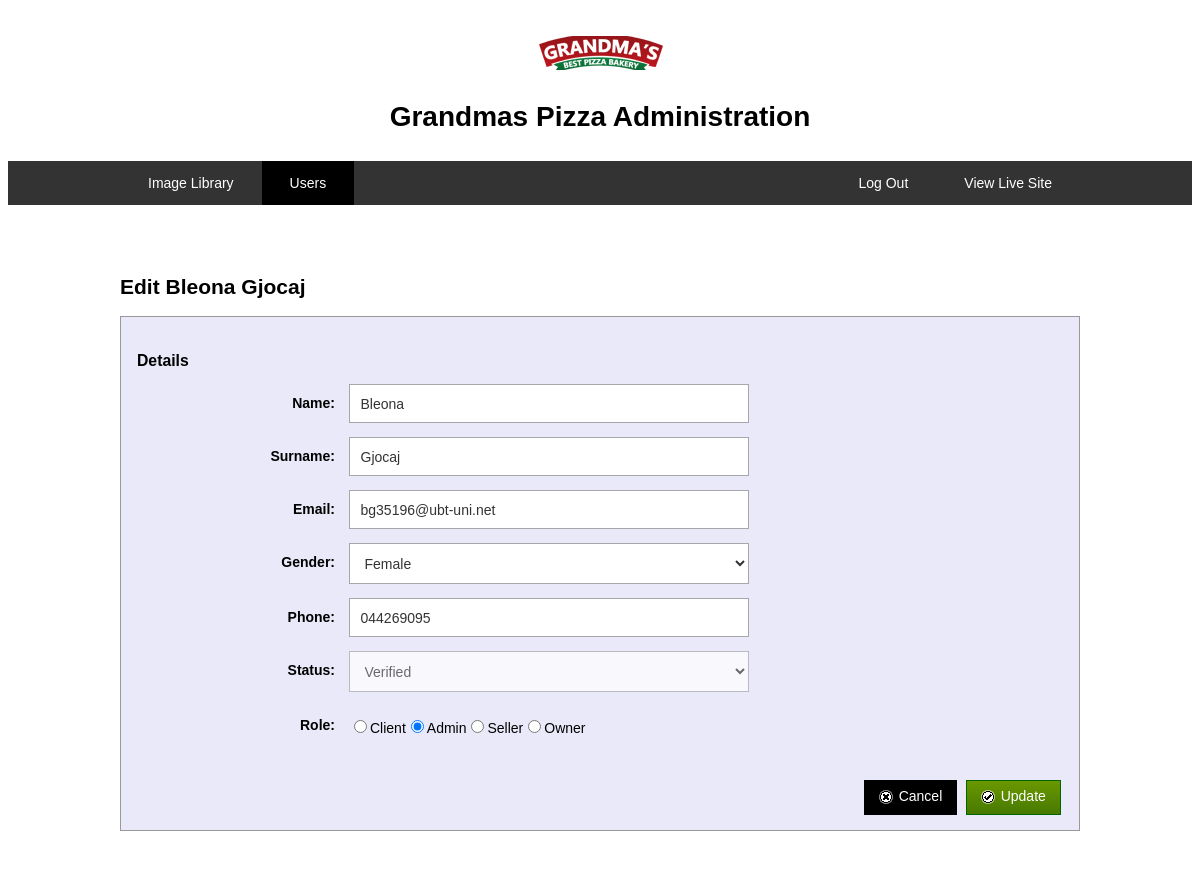
The app's page /admin/edit-user.php?userID=10 (signed in) with its own data.
### tables this page shows
CREATE TABLE `users` (
  `userID` int(11) NOT NULL,
  `userName` varchar(100) NOT NULL,
  `userSurname` varchar(100) NOT NULL,
  `userEmail` varchar(255) NOT NULL,
  `userPassword` varchar(255) NOT NULL,
  `userGender` char(1) NOT NULL,
  `userPhone` varchar(50) NOT NULL,
  `userStatus` int(11) NOT NULL,
  `tokenCode` varchar(100) NOT NULL,
  `userAdmin` int(11) NOT NULL,
  `joining_date` timestamp NOT NULL DEFAULT CURRENT_TIMESTAMP
);

### includes/class.user.php (called while the page is built, shortened)
<?php
class USER
{
  public function __construct()
  {
    $database = new Database();
  }
  public function is_logged_in()
  {
    if (isset($_SESSION['userSession'])) {
      return true;
    }
  }
}

### includes/session.php (called while the page is built, shortened)
<?php
include("dbconnect.php");
class Session
{
  function checkLogin()
  {
    if (isset($_SESSION['username'])) {
      return true;
    }
    else {
      return false;
    }
  }
  function getUser($userId)
  {
    global $database;
    $sql = "Select * from users WHERE userID = :userID";
    $stmt = $database->connection->prepare($sql);
    $stmt->bindParam('userID', $userId);
    $stmt->execute();
    $user = $stmt->fetch();
    return $user;
  }
}
$session = new Session();
?>

### includes/dbconnect.php (called while the page is built, shortened)
<?php
class MySQLDB
{
  function __construct()
  {
    try {
      $this->connection = new PDO('mysql:host=' . DB_SERVER . ';dbname=' . DB_NAME, DB_USER, DB_PASS);
    } catch (PDOException $e) {
      echo "Error connecting to database.";
    }
  }
}
?>

### admin/edit-user.php (the view, shortened to what this page needs)
<?php
include("../includes/session.php");
require_once '../includes/class.user.php';
$user_login = new USER();
?>
<!doctype html>
<html class="no-js" lang="">
<head>
  <link rel="stylesheet" type="text/css" href="ui/css/admin.css"/>
</head>
<body>
<?php
if ($user_login->is_logged_in())
{
$userId = $_SESSION['userSession'];
$user = $session->getUser($userId);
if ($user['userAdmin'] == 1 | $user['userAdmin'] == 3)
{
?>
<div id="header" class="page-header">
  <a href="frontPage.php" class="logo-home">
    <img id="logo" src="../ui/images/logo.png" alt="Grandmas Pizza"/>
  </a>
  <h1>Grandmas Pizza Administration</h1>
  <?php if ($user['userAdmin'] == 1) { ?>
    <div class="navbar">
      <ul class="nav">
        <li class="right"><a href="../" target="_blank">View Live Site</a></li>
        <li><a href="list-gallery-images.php">Image Library</a></li>
        <li class="active"><a href="list-users.php">Users</a></li>
        <li class="right"><a href="../includes/logout.php">Log Out</a></li>
      </ul>
    </div>
  <?php }
    ?>
</div>
<div class="page-body">
  <?php
  $userId = $_GET['userID'];
  $user = $session->getUser($userId);
  ?>
  <h2>Edit <?= $user['userName'] ?><?php echo '&nbsp'; ?><?= $user['userSurname'] ?></h2>
  <form class="admin-form" method="post">
    <fieldset>
      <legend>Details</legend>
      <ul>
        <li>
          <label for="name">Name:</label>
          <input type="text" id="name" name="name" value="<?= $user['userName'] ?>"/>
        </li>
        <li>
          <label for="surname">Surname:</label>
          <input type="text" id="surname" name="surname" value="<?= $user['userSurname'] ?>"/>
        </li>
        <li>
          <label for="email">Email:</label>
          <input type="text" id="email" name="email" value="<?= $user['userEmail'] ?>"/>
        </li>
        <li>
          <label for="gender">Gender:</label>
          <select name="gender" id="gender">
            <?php
            if ($user['userGender'] === 'M') {
              echo '<option value="M" selected="selected">Male</option>';
              echo '<option value="F">Female</option>';
            } else {
              echo '<option value="F" selected="selected">Female</option>';
            }
            ?>
          </select>
        </li>
        <li>
          <label for="phone">Phone:</label>
          <input type="text" id="phone" name="phone" value="<?= $user['userPhone'] ?>"/>
        </li>
        <li>
          <label for="status">Status:</label>
          <select name="status" id="status" disabled>
            <?php
            if ($user['userStatus'] == 0) {
              echo '<option value="0" selected="selected">Unverified</option>';
              echo '<option value="1" >Verified</option>';
            } else {
              echo '<option value="1" selected="selected" >Verified</option>';
            }
            ?>
          </select>
        </li>
        <li>
          <div class="checkbox">
            <label for="is-admin">Role:</label>
            <?php
            if ($user['userAdmin'] == 0) {
              echo '<input type="radio" name="role" value="Client" checked="checked"/> Client';
              echo '<input type="radio" name="role" value="Admin" />Admin';
              echo '<input type="radio" name="role" value="Seller"/>Seller';
              echo '<input type="radio" name="role" value="Owner"/>Owner';
            } elseif ($user['userAdmin'] == 1) {
              echo '<input type="radio" name="role" value="Client"/>Client';
              echo '<input type="radio" name="role" value="Admin" checked="checked"/>Admin';
              echo '<input type="radio" name="role" value="Seller"/>Seller';
              echo '<input type="radio" name="role" value="Owner"/>Owner';
            } elseif ($user['userAdmin'] == 2) {
              echo '<input type="radio" name="role" value="Client" /> Client';
              echo '<input type="radio" name="role" value="Admin" />Admin';
              echo '<input type="radio" name="role" value="Seller" checked="checked"/>Seller';
              echo '<input type="radio" name="role" value="Owner"/>Owner';
            } elseif ($user['userAdmin'] == 3) {
              echo '<input type="radio" name="role" value="Client" /> Client';
              echo '<input type="radio" name="role" value="Admin" />Admin';
              echo '<input type="radio" name="role" value="Seller" />Seller';
              echo '<input type="radio" name="role" value="Owner" checked="checked"/>Owner';
            } else {
            }
            ?>
          </div>
        </li>
      </ul>
    </fieldset>
    <div class="buttons">
      <button type="submit" class="button icon go" title="Update" name="action" value="update">Update</button>
      <a class="button icon cancel" title="Cancel" href="list-users.php">Cancel</a>
    </div>
  </form>
  <?php }
  else {
    $user_login->redirect('../index.php');
  }
  }
  else {
    $user_login->redirect('../index.php');
    echo "test";
  }
  ?>
</div>
</body>
</html>

### admin/ui/css/admin.css (style rules this page uses)
* { box-sizing: border-box; }
.button.add:after, .page-body:after, .clearfix:after { content: ""; display: table; clear: both; }
body { font-family: verdana, helvetica, sans-serif; font-size: 87.5%; padding-top: 2em; }
h1, h2, h3 { font-family: arial, helvetica, sans-serif; }
.logo-home { display: block; width: 145px; text-align: center; margin-left: auto; margin-right: auto; }
h1 { text-align: center; margin: 1em 0; }
h2 { margin-top: 2em; }
.navbar { color: #fff; margin-bottom: 5em; background: #222; background: rgba(0, 0, 0, 0.8); }
.navbar ul { max-width: 960px; list-style: none; padding: 0; margin-left: auto; margin-right: auto; }
.navbar ul:after { content: ""; display: table; clear: both; }
.navbar ul li { display: block; }
.navbar ul li.active { background: #000; }
.navbar li a { display: inline-block; width: 100%; padding: 1em 2em; color: #fff; text-decoration: none; transition: background-color 0.1s ease; }
@media (min-width: 768px) { .navbar ul li { display: inline-block; float: left; } }
@media (min-width: 768px) { .navbar li.right { float: right; } }
@media (min-width: 768px) { .navbar li a { width: auto; } }
.page-body { max-width: 960px; padding-bottom: 2em; margin-left: auto; margin-right: auto; }
.buttons { margin: 2em 0 1em; }
.button { float: right; font-size: 100%; color: #fff; margin: 0.1em 0.3em; padding: 0.5em 1em; text-decoration: none; cursor: pointer; }
.button.go { background: #6a9801; background: -moz-linear-gradient(top, #6a9801 0%, #477900 100%); background: -webkit-linear-gradient(top, #6a9801 0%, #477900 100%); background: linear-gradient(to bottom, #6a9801 0%, #477900 100%); filter: progid:DXImageTransform.Microsoft.gradient(startColorstr='#6a9801', endColorstr='#477900', GradientType=0); border: solid 1px #060; }
.button.delete, .button.cancel { background: #000; border: solid 1px #000; }
.button.icon:before { display: inline-block; vertical-align: middle; height: 20px; width: 20px; margin-top: -1px; content: ''; }
.button.go:before { background: url(../images/icon-approve.png) no-repeat; }
.button.delete:before, .button.cancel:before { background: url(../images/icon-delete.png) no-repeat; }
form { margin: 10px 0; padding: 10px 10px 30px 10px; border: solid 1px #999; }
input, select, textarea { color: #333; padding: 0.1em; border: solid 1px #a7a6aa; font-family: arial, helvetica, sans-serif; font-size: 1em; }
fieldset { margin: 0; margin: 1.5em 0 0 0; padding: 0; border: 0; }
.admin-form { padding: 1em; background: #e9e9f9; }
.admin-form:after { content: ""; display: table; clear: both; }
.admin-form legend { display: block; font-family: arial, helvetica, sans-serif; font-size: 112.5%; font-weight: bold; }
.admin-form ul { list-style: none; padding: 0; }
.admin-form li { margin: 1em 0; }
.admin-form label { display: block; font-family: arial, helvetica, sans-serif; font-weight: bold; padding: 0.75em 0; }
.admin-form input, .admin-form textarea, .admin-form select { width: 90%; width: 100%; max-width: 400px; padding: 0.75em; background: #fff; }
.admin-form select option { padding: 0.4em 0; }
@media (min-width: 768px) { .admin-form label { float: left; display: inline-block; width: 200px; margin-right: 1em; text-align: right; } }
@media (min-width: 768px) { .admin-form input, .admin-form textarea, .admin-form select { width: auto; min-width: 400px; } }
@media (min-width: 768px) { .admin-form .checkbox input { min-width: 1px; margin-top: 1em; } }

### records on screen
users: userName "Bleona", userSurname "Gjocaj", name "Bleona", surname "Gjocaj", email "bg35196@ubt-uni.net", gender "Female", phone "044269095", status "Verified"
